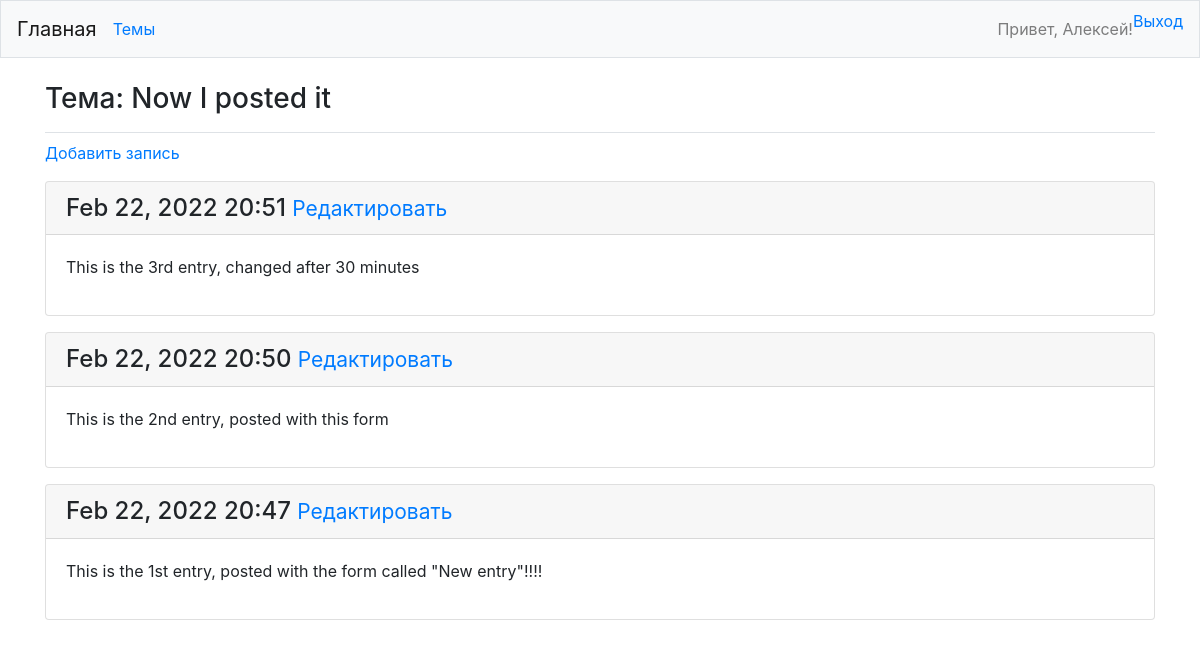
The page /topics/3/ (signed in) on the database its author committed.
### learning_logs/models.py (models this page shows, shortened)
class Topic(models.Model):
    text = models.CharField(max_length=200)
    date_added = models.DateTimeField(auto_now_add=True)
    owner = models.ForeignKey(User, on_delete=models.CASCADE)
    def __str__(self):
        return self.text

class Entry(models.Model):
    topic = models.ForeignKey(Topic, on_delete=models.CASCADE)
    text = models.TextField()
    date_added = models.DateTimeField(auto_now_add=True)
    class Meta:
        verbose_name_plural = 'entries'

### learning_logs/views.py (the view)
# urls.py: path('topics/<int:topic_id>/', views.topic, name='topic'),
@login_required
def topic(request, topic_id):
    topic = Topic.objects.get(id=topic_id)
    check_topic_owner(request.user, topic)
    entries = topic.entry_set.order_by('-date_added')
    context = {'topic': topic, 'entries': entries}
    return render(request, 'learning_logs/topic.html', context)

### learning_logs/views.py (called while the page is built)
def check_topic_owner(user, topic):
    if user != topic.owner:
        raise Http404

### learning_logs/templates/learning_logs/topic.html
{% extends "learning_logs/base.html" %}
{% block page_header %}
  <h3> Тема: {{ topic }}  </h1>
{% endblock page_header %}
{% block content %}
  <a href="{% url 'learning_logs:new_entry' topic.id %}"> Добавить запись </a>
  <p>
    {% for entry in entries %}
      <div class="card mb-3">
        <h4 class="card-header">
          {{ entry.date_added|date:'M d, Y H:i' }}
          <small>
            <a href="{% url 'learning_logs:edit_entry' entry.id %}"> Редактировать </a>
          </small>
        </h4>
        <div class="card-body">
          {{ entry.text|linebreaks }}
        </div>
      </div>
    {% empty %}
	  <li> Пока здесь нет ни одной записи </li>
	  {% endfor %}
{% endblock content %}

### learning_logs/templates/learning_logs/base.html (shortened to what this page needs)
{% load bootstrap4 %}
<!doctype html>
<html lang="en">
  <head>
    {% bootstrap_css %}
  </head>
  <body>
    <nav class="navbar navbar-expand-md navbar-light bg-light mb-4 border">
      <a class="navbar-brand" href="{% url 'learning_logs:index' %}"> Главная </a>
      <div class="collapse navbar-collapse" id="navbarCollapse">
        <ul class="navbar-nav mr-auto">
          <li class="nav-item">
            <a clas="nav-link" href="{% url 'learning_logs:topics' %}">
              Темы
            </a>
          </li>
        </ul>
        <ul class="navbar-nav ml-auto">
          {% if user.is_authenticated %}
            <li class="nav-item">
              <span class="navbar-text"> Привет, {{user.first_name}}! </span>
            </li>
            <li class="nav-item">
              <a clas="nav-link" href="{% url 'users:logout' %}"> Выход  </a>
            </li>
          {% endif %}
        </ul>
      </div>
    </nav>
    <main role="main" class="container">
      <div class="pb-2 mb-2 border-bottom">
        {% block page_header %}
        {% endblock page_header %}
      </div>
      <div>
        {% block content %}
        {% endblock content %}
      </div>
    </main>
  </body>
</html>

### rows shown on the page
Topic: text "Now I posted it"
Entry: date_added "Feb 22, 2022 20:51", text "This is the 3rd entry, changed after 30 minutes"
Entry: date_added "Feb 22, 2022 20:50", text "This is the 2nd entry, posted with this form"
Entry: date_added "Feb 22, 2022 20:47", text "This is the 1st entry, posted with the form called \"New entry\"!!!!"

### other values the page prints
{{ user.first_name }} "Алексей"
